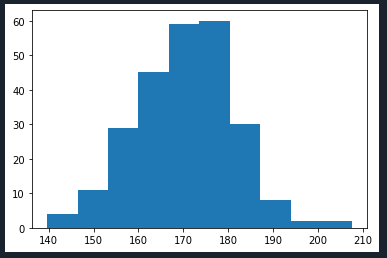

Write Python code to recreate this figure.
# -*- coding: utf-8 -*-
"""
Created on Thu Nov 25 10:43:05 2021

@author: user
"""
import matplotlib.pyplot as plt
import numpy as np
a=np.random.normal(170,10,250)
plt.hist(a)
plt.show()
